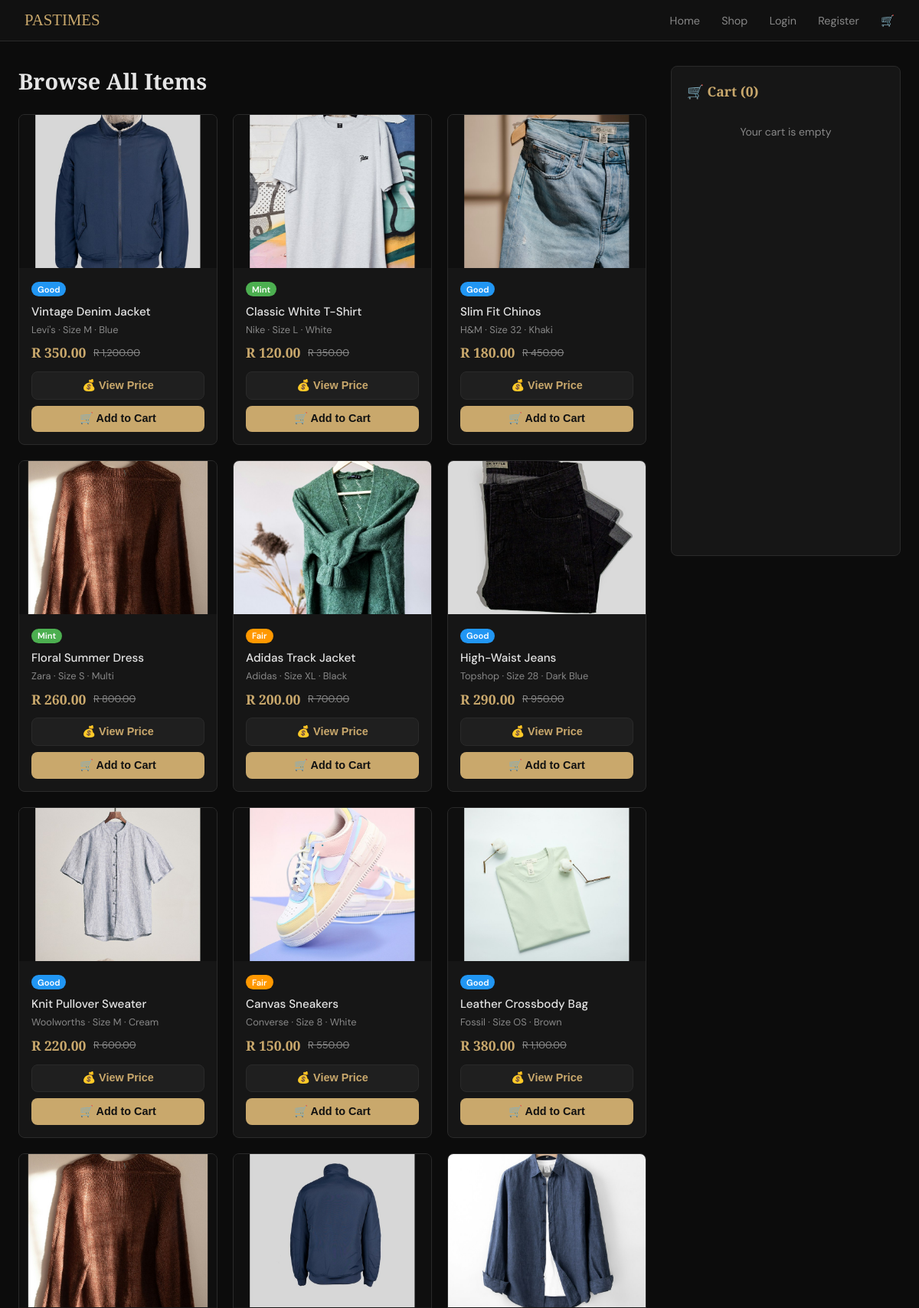
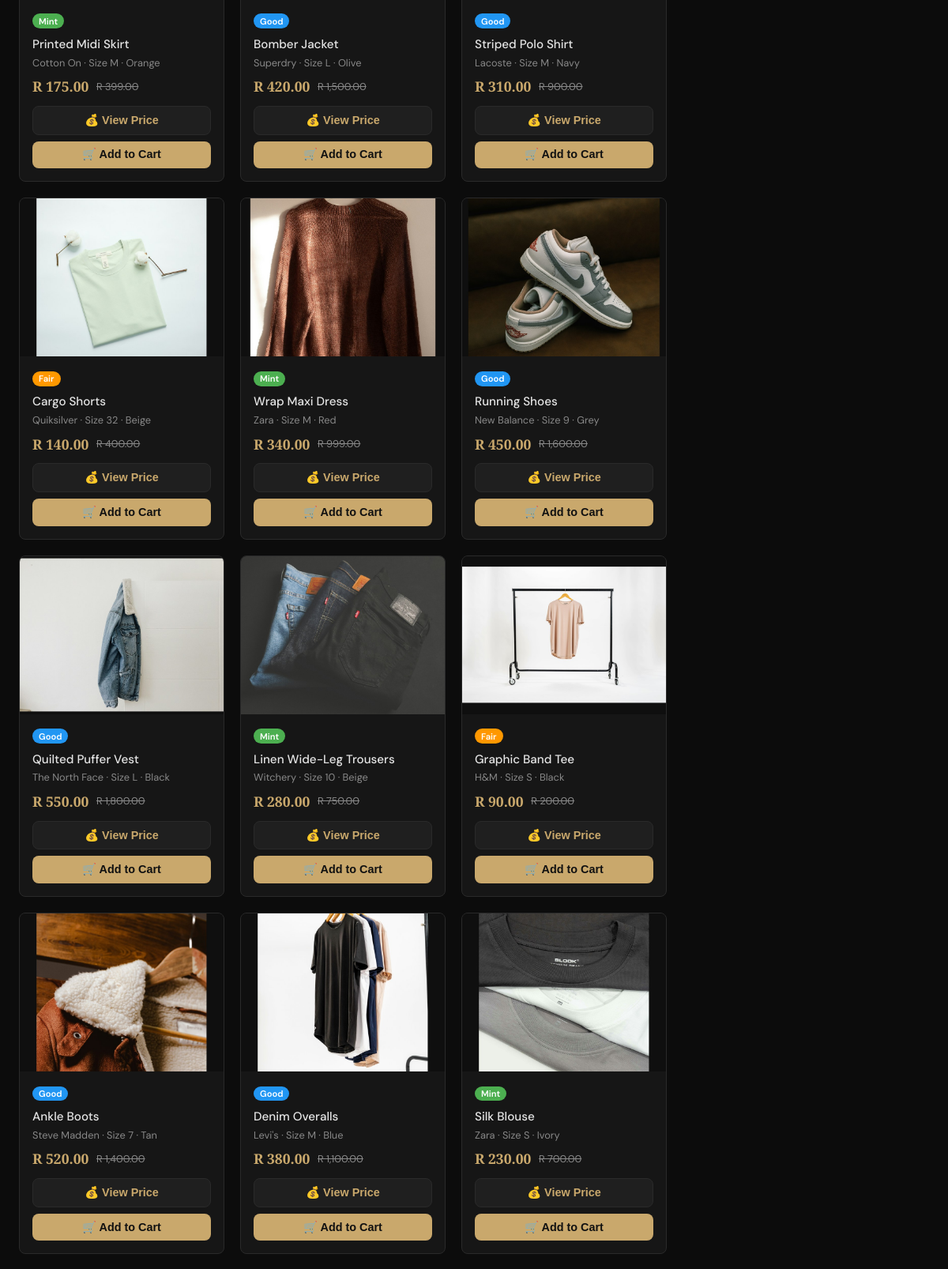
The page /shop.php (upper part) on the database its author committed (2 pictures, top to bottom).
### tables this page shows
CREATE TABLE IF NOT EXISTS tblClothes (
    clothesID   INT AUTO_INCREMENT PRIMARY KEY,
    sellerID    INT                 DEFAULT NULL,
    title       VARCHAR(200)        NOT NULL,
    category    VARCHAR(80)         NOT NULL,
    brand       VARCHAR(100)        DEFAULT NULL,
    size        VARCHAR(20)         DEFAULT NULL,
    colour      VARCHAR(50)         DEFAULT NULL,
    condition_  ENUM('Mint','Good','Fair','Well-Loved') NOT NULL DEFAULT 'Good',
    sellPrice   DECIMAL(10,2)       NOT NULL,
    retailPrice DECIMAL(10,2)       DEFAULT NULL,
    imageFile   VARCHAR(255)        DEFAULT 'placeholder.jpg',
    status      ENUM('active','sold','inactive') NOT NULL DEFAULT 'active',
    createdAt   DATETIME            NOT NULL DEFAULT CURRENT_TIMESTAMP,
    CONSTRAINT fk_clothes_seller FOREIGN KEY (sellerID) REFERENCES tblUser(userID) ON DELETE SET NULL ON UPDATE CASCADE
);

### ShoppingCart.php (called while the page is built, shortened)
<?php
class ShoppingCart {
    private array $items = [];
    public function __construct(mysqli $conn) {
        $this->items = $_SESSION['cart'] ?? [];
    }
    public function ShowCart(): array {
        return $this->items;
    }
}

### shop.php (the view, shortened to what this page needs)
<?php
require_once 'DBConn.php';
require_once 'ShoppingCart.php';
$cart = new ShoppingCart($conn);
$cart->ProcessInput($_POST, $_GET);
$result  = $conn->query(
    "SELECT clothesID, title, category, brand, size, colour, condition_,
            sellPrice, retailPrice, imageFile
     FROM tblClothes WHERE status = 'active' ORDER BY createdAt DESC"
);
$clothes = $result->fetch_all(MYSQLI_ASSOC);
$cartItems = $cart->ShowCart();
$condColor = [
    'Mint'       => '#4caf50',
    'Good'       => '#2196f3',
    'Fair'       => '#ff9800',
    'Well-Loved' => '#e05252',
];
?>
<!DOCTYPE html>
<html lang="en">
<head>
</head>
<body>
<nav>
  <a href="index.php" class="logo">PASTIMES</a>
  <div class="nav-links">
    <a href="index.php">Home</a>
    <a href="shop.php">Shop</a>
    <?php if (isset($_SESSION['userID'])): ?>
      <a href="dashboard.php">My Account</a>
      <a href="logout.php">Logout</a>
    <?php else: ?>
      <a href="login.php">Login</a>
      <a href="register.php">Register</a>
    <?php endif; ?>
    <a href="shop.php">🛒<?php if ($cartItems): ?><span class="cart-badge"><?= count($cartItems) ?></span><?php endif; ?></a>
  </div>
</nav>
<div class="layout">
  <div>
    <h2 class="page-title">Browse All Items</h2>
    <div class="grid">
      <?php foreach ($clothes as $item): ?>
        <?php
          $cc      = $condColor[$item['condition_']] ?? '#888';
          $savings = $item['retailPrice'] ? ($item['retailPrice'] - $item['sellPrice']) : 0;
        ?>
        <div class="product-card">
          <div class="product-img">
            <img src="images/<?= htmlspecialchars($item['imageFile']) ?>"
                 alt="<?= htmlspecialchars($item['title']) ?>"
                 onerror="this.style.display='none';this.nextElementSibling.style.display='flex';">
          </div>
          <div class="product-body">
            <div class="cond-badge" style="background:<?= $cc ?>">
              <?= htmlspecialchars($item['condition_']) ?>
            </div>
            <div class="product-title"><?= htmlspecialchars($item['title']) ?></div>
            <div class="product-meta">
              <?= htmlspecialchars($item['brand'] ?? '') ?>
              <?= $item['size']   ? '· Size ' . htmlspecialchars($item['size'])   : '' ?>
              <?= $item['colour'] ? '· '      . htmlspecialchars($item['colour']) : '' ?>
            </div>
            <div class="price-area">
              <span class="sell-price">R <?= number_format($item['sellPrice'], 2) ?></span>
              <?php if ($item['retailPrice']): ?>
                <span class="retail-price">R <?= number_format($item['retailPrice'], 2) ?></span>
              <?php endif; ?>
            </div>
            <button type="button" class="btn-cart" style="background:#1f1f1f;color:var(--gold);border:1px solid var(--border);margin-bottom:.5rem;"
              onclick="showPrice(
                '<?= addslashes(htmlspecialchars($item['title'])) ?>',
                '<?= number_format($item['sellPrice'],2) ?>',
                '<?= $item['retailPrice'] ? 'R '.number_format($item['retailPrice'],2) : '' ?>',
                '<?= $savings > 0 ? 'Save R '.number_format($savings,2) : '' ?>'
              )">
              💰 View Price
            </button>
            <form method="POST" action="shop.php">
              <button type="submit" name="addToCart" class="btn-cart" title="Add to Cart">
                🛒 Add to Cart
              </button>
            </form>
          </div>
        </div>
      <?php endforeach; ?>
    </div>
  </div>
  <div class="cart-panel" id="cart-section">
    <h3>🛒 Cart (<?= count($cartItems) ?>)</h3>
    <?php if (empty($cartItems)): ?>
      <div class="empty-cart">Your cart is empty</div>
    <?php endif; ?>
  </div>
</div>
</body>
</html>

### shop.php (style rules this page uses)
:root { --bg:#0c0c0c; --card:#161616; --gold:#c9a86c; --text:#e5e5e5; --muted:#888; --border:#2a2a2a; --radius:8px; }
* { box-sizing:border-box; margin:0; padding:0; }
body { font-family:'DM Sans',sans-serif; background:var(--bg); color:var(--text); }
nav { background:#111; border-bottom:1px solid var(--border); display:flex; align-items:center; justify-content:space-between; padding:.9rem 2rem; }
.logo { font-family:'Playfair Display',serif; color:var(--gold); font-size:1.3rem; text-decoration:none; }
.nav-links a { color:var(--muted); text-decoration:none; margin-left:1.5rem; font-size:.9rem; }
.layout { display:grid; grid-template-columns:1fr 300px; gap:2rem; max-width:1200px; margin:2rem auto; padding:0 1.5rem; }
.grid { display:grid; grid-template-columns:repeat(3,1fr); gap:1.25rem; }
.product-card { background:var(--card); border:1px solid var(--border); border-radius:var(--radius); overflow:hidden; transition:transform .2s, border-color .2s; }
.product-img { width:100%; height:200px; object-fit:cover; background:#1f1f1f; display:flex; align-items:center; justify-content:center; color:var(--muted); font-size:.8rem; }
.product-img img { width:100%; height:100%; object-fit:cover; }
.product-body { padding:1rem; }
.product-title { font-weight:500; margin-bottom:.3rem; font-size:.95rem; }
.product-meta { font-size:.8rem; color:var(--muted); margin-bottom:.6rem; }
.cond-badge { display:inline-block; font-size:.7rem; padding:.15rem .5rem; border-radius:20px; font-weight:600; margin-bottom:.6rem; color:#fff; }
.price-area { display:flex; align-items:center; gap:.6rem; margin-bottom:.8rem; }
.sell-price { font-family:'Playfair Display',serif; color:var(--gold); font-size:1.1rem; font-weight:600; }
.retail-price { font-size:.8rem; color:var(--muted); text-decoration:line-through; }
.btn-cart { width:100%; padding:.55rem; background:var(--gold); color:#111; border:none; border-radius:var(--radius); cursor:pointer; font-weight:600; font-size:.9rem; display:flex; align-items:center; justify-content:center; gap:.4rem; }
.cart-panel { background:var(--card); border:1px solid var(--border); border-radius:var(--radius); padding:1.25rem; position:sticky; top:1rem; max-height:80vh; overflow-y:auto; }
.cart-panel h3 { font-family:'Playfair Display',serif; color:var(--gold); margin-bottom:1rem; font-size:1.1rem; }
.empty-cart { color:var(--muted); font-size:.88rem; text-align:center; padding:1rem 0; }
h2.page-title { font-family:'Playfair Display',serif; color:var(--text); font-size:1.8rem; margin-bottom:1.5rem; }

### rows shown on the page
tblclothes: imageFile (picture), condition_ "Good", title "Vintage Denim Jacket", brand "Levi's", size "M", colour "Blue", sellPrice "350.00", retailPrice "1,200.00"
tblclothes: imageFile (picture), condition_ "Mint", title "Classic White T-Shirt", brand "Nike", size "L", colour "White", sellPrice "120.00", retailPrice "350.00"
tblclothes: imageFile (picture), condition_ "Good", title "Slim Fit Chinos", brand "H&M", size "32", colour "Khaki", sellPrice "180.00", retailPrice "450.00"
tblclothes: imageFile (picture), condition_ "Mint", title "Floral Summer Dress", brand "Zara", size "S", colour "Multi", sellPrice "260.00", retailPrice "800.00"
tblclothes: imageFile (picture), condition_ "Fair", title "Adidas Track Jacket", brand "Adidas", size "XL", colour "Black", sellPrice "200.00", retailPrice "700.00"
tblclothes: imageFile (picture), condition_ "Good", title "High-Waist Jeans", brand "Topshop", size "28", colour "Dark Blue", sellPrice "290.00", retailPrice "950.00"
tblclothes: imageFile (picture), condition_ "Good", title "Knit Pullover Sweater", brand "Woolworths", size "M", colour "Cream", sellPrice "220.00", retailPrice "600.00"
tblclothes: imageFile (picture), condition_ "Fair", title "Canvas Sneakers", brand "Converse", size "8", colour "White", sellPrice "150.00", retailPrice "550.00"
tblclothes: imageFile (picture), condition_ "Good", title "Leather Crossbody Bag", brand "Fossil", size "OS", colour "Brown", sellPrice "380.00", retailPrice "1,100.00"
tblclothes: imageFile (picture), condition_ "Mint", title "Printed Midi Skirt", brand "Cotton On", size "M", colour "Orange", sellPrice "175.00", retailPrice "399.00"
tblclothes: imageFile (picture), condition_ "Good", title "Bomber Jacket", brand "Superdry", size "L", colour "Olive", sellPrice "420.00", retailPrice "1,500.00"
tblclothes: imageFile (picture), condition_ "Good", title "Striped Polo Shirt", brand "Lacoste", size "M", colour "Navy", sellPrice "310.00", retailPrice "900.00"
tblclothes: imageFile (picture), condition_ "Fair", title "Cargo Shorts", brand "Quiksilver", size "32", colour "Beige", sellPrice "140.00", retailPrice "400.00"
tblclothes: imageFile (picture), condition_ "Mint", title "Wrap Maxi Dress", brand "Zara", size "M", colour "Red", sellPrice "340.00", retailPrice "999.00"
tblclothes: imageFile (picture), condition_ "Good", title "Running Shoes", brand "New Balance", size "9", colour "Grey", sellPrice "450.00", retailPrice "1,600.00"
tblclothes: imageFile (picture), condition_ "Good", title "Quilted Puffer Vest", brand "The North Face", size "L", colour "Black", sellPrice "550.00", retailPrice "1,800.00"
tblclothes: imageFile (picture), condition_ "Mint", title "Linen Wide-Leg Trousers", brand "Witchery", size "10", colour "Beige", sellPrice "280.00", retailPrice "750.00"
tblclothes: imageFile (picture), condition_ "Fair", title "Graphic Band Tee", brand "H&M", size "S", colour "Black", sellPrice "90.00", retailPrice "200.00"
tblclothes: imageFile (picture), condition_ "Good", title "Ankle Boots", brand "Steve Madden", size "7", colour "Tan", sellPrice "520.00", retailPrice "1,400.00"
tblclothes: imageFile (picture), condition_ "Good", title "Denim Overalls", brand "Levi's", size "M", colour "Blue", sellPrice "380.00", retailPrice "1,100.00"
tblclothes: imageFile (picture), condition_ "Mint", title "Silk Blouse", brand "Zara", size "S", colour "Ivory", sellPrice "230.00", retailPrice "700.00"

### other values the page prints
count($cartItems) "0"
